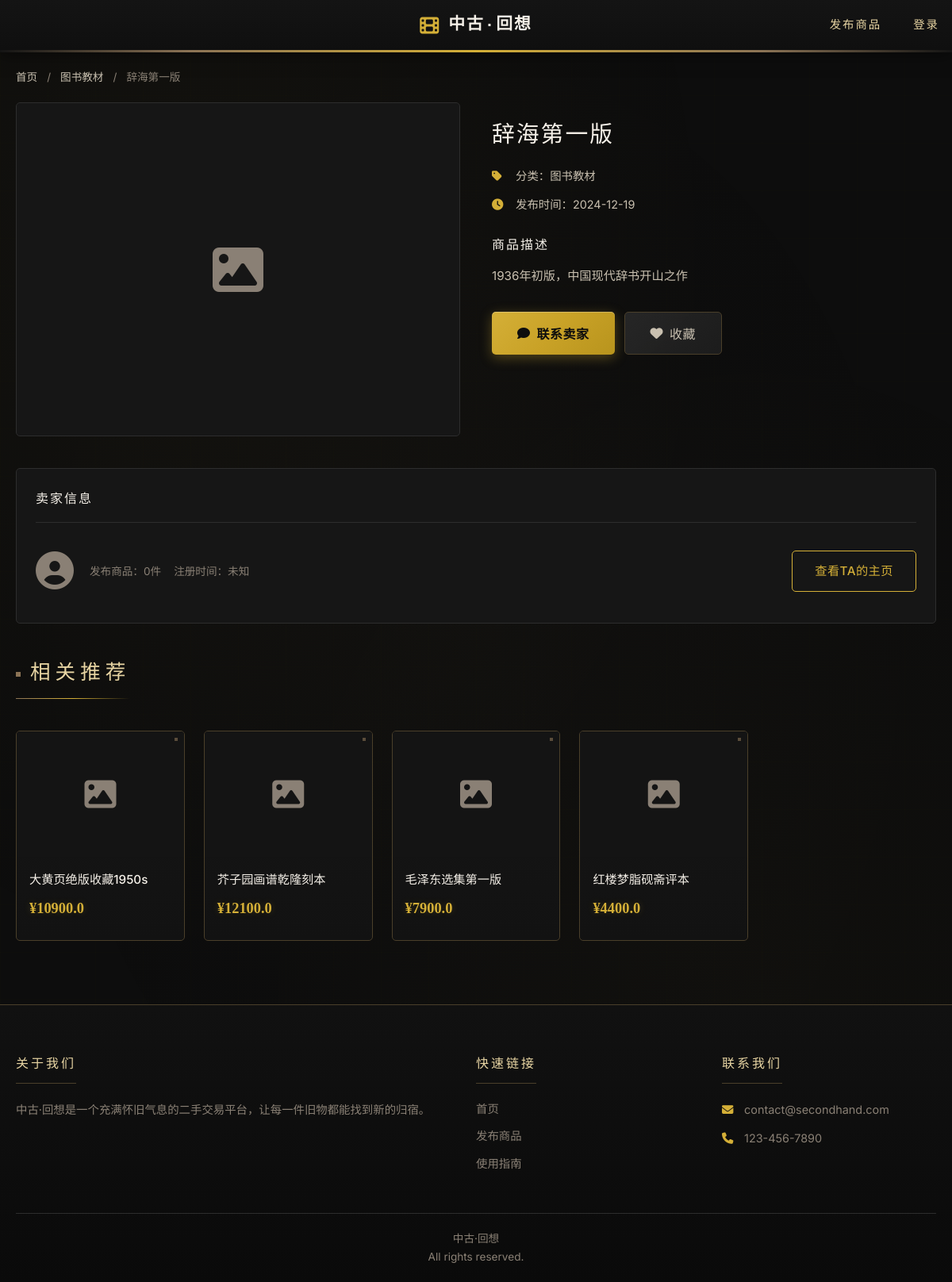
Page /item/24 on the committed database.
### app/models.py (models this page shows, shortened)
class Item(db.Model):
    __tablename__ = 'items'
    id = db.Column(db.Integer, primary_key=True)
    title = db.Column(db.String(200), nullable=False)
    description = db.Column(db.Text, nullable=False)
    price = db.Column(db.Float, nullable=False)
    category = db.Column(db.String(20), nullable=False)
    image = db.Column(db.String(200), nullable=True)
    location = db.Column(db.String(100), nullable=True)
    seller_id = db.Column(db.Integer, db.ForeignKey('users.id'), nullable=False)
    views = db.Column(db.Integer, default=0)
    created_at = db.Column(db.Date, default=date.today)
    contact_phone = db.Column(db.String(20), nullable=True)
    contact_wechat = db.Column(db.String(50), nullable=True)
    brand = db.Column(db.String(100), nullable=True)
    model = db.Column(db.String(100), nullable=True)
    purchase_time = db.Column(db.String(50), nullable=True)
    purchase_source = db.Column(db.String(100), nullable=True)

### app/routes/items.py (the view)
@items_bp.route('/item/<int:item_id>')
def item_detail(item_id):
    item = Item.query.get(item_id)
    if not item:
        flash('商品不存在', 'danger')
        return redirect(url_for('items.index'))
    item.views += 1
    db.session.commit()
    related_items = Item.query.filter(
        Item.category == item.category,
        Item.id != item_id
    ).limit(4).all()
    seller = User.query.get(item.seller_id)
    return render_template('detail.html', item=item, related_items=related_items, users={})

### templates/detail.html (shortened to what this page needs)
{% extends "base.html" %}
{% block content %}
<div class="container">
    <div class="breadcrumb">
        <a href="{{ url_for('items.index') }}">首页</a>
        <span>/</span>
        <a href="?category={{ item.category }}">{{ item.category }}</a>
        <span>/</span>
        <span>{{ item.title }}</span>
    </div>
    <div class="detail-container">
        <div class="detail-gallery">
            <div class="main-image">
                {% if item.image %}
                    <img src="{{ url_for('static', filename='images/' + item.image) }}" alt="{{ item.title }}" id="mainImage">
                {% else %}
                    <div class="placeholder-image large">
                        <i class="fas fa-image"></i>
                    </div>
                {% endif %}
            </div>
        </div>
        <div class="detail-info">
            <h1 class="detail-title">{{ item.title }}</h1>
            <div class="detail-meta">
                <div class="meta-item">
                    <i class="fas fa-tag"></i>
                    <span>分类：{{ item.category }}</span>
                </div>
                <div class="meta-item">
                    <i class="fas fa-clock"></i>
                    <span>发布时间：{{ item.created_at }}</span>
                </div>
            </div>
            <div class="detail-description">
                <h3>商品描述</h3>
                <p>{{ item.description }}</p>
            </div>
            <div class="detail-actions">
                {% if session.get('user_id') == item.seller_id %}
                    <a href="{{ url_for('items.edit_item', item_id=item.id) }}" class="btn btn-secondary">
                        <i class="fas fa-edit"></i> 编辑
                    </a>
                    <button onclick="deleteItem({{ item.id }})" class="btn btn-danger">
                        <i class="fas fa-trash"></i> 删除
                    </button>
                {% else %}
                    <button onclick="contactSeller()" class="btn btn-primary btn-large">
                        <i class="fas fa-comment"></i> 联系卖家
                    </button>
                    <button onclick="addToFavorites({{ item.id }})" class="btn btn-secondary btn-large">
                        <i class="fas fa-heart"></i> 收藏
                    </button>
                {% endif %}
            </div>
        </div>
    </div>
    <div class="seller-card">
        <div class="seller-header">
            <h3>卖家信息</h3>
        </div>
        <div class="seller-info">
            <div class="seller-avatar">
                <i class="fas fa-user-circle"></i>
            </div>
            <div class="seller-details">
                <p class="seller-stats">
                    <span>发布商品：{{ item.seller_items_count or 0 }}件</span>
                    <span>注册时间：{{ item.seller_joined or '未知' }}</span>
                </p>
            </div>
            <a href="{{ url_for('items.user_items', user_id=item.seller_id) }}" class="btn btn-outline">
                查看TA的主页
            </a>
        </div>
    </div>
    {% if related_items %}
    <div class="related-section">
        <h3 class="section-title">相关推荐</h3>
        <div class="products-grid small">
            {% for related in related_items %}
            <div class="product-card">
                <a href="{{ url_for('items.item_detail', item_id=related.id) }}">
                    <div class="product-image">
                        {% if related.image %}
                            <img src="{{ url_for('static', filename='images/' + related.image) }}" alt="{{ related.title }}">
                        {% else %}
                            <div class="placeholder-image">
                                <i class="fas fa-image"></i>
                            </div>
                        {% endif %}
                    </div>
                    <div class="product-info">
                        <h3 class="product-title">{{ related.title }}</h3>
                        <div class="product-footer">
                            <span class="product-price">¥{{ related.price }}</span>
                        </div>
                    </div>
                </a>
            </div>
            {% endfor %}
        </div>
    </div>
    {% endif %}
</div>
{% endblock %}

### rows in the picture
Item: category "图书教材", title "辞海第一版", created_at "2024-12-19", description "1936年初版，中国现代辞书开山之作"
Item: title "大黄页绝版收藏1950s", price "10900.0"
Item: title "芥子园画谱乾隆刻本", price "12100.0"
Item: title "毛泽东选集第一版", price "7900.0"
Item: title "红楼梦脂砚斋评本", price "4400.0"

### other values in the picture
{{ item.seller_items_count or 0 }} "0"
{{ item.seller_joined or '未知' }} "未知"
